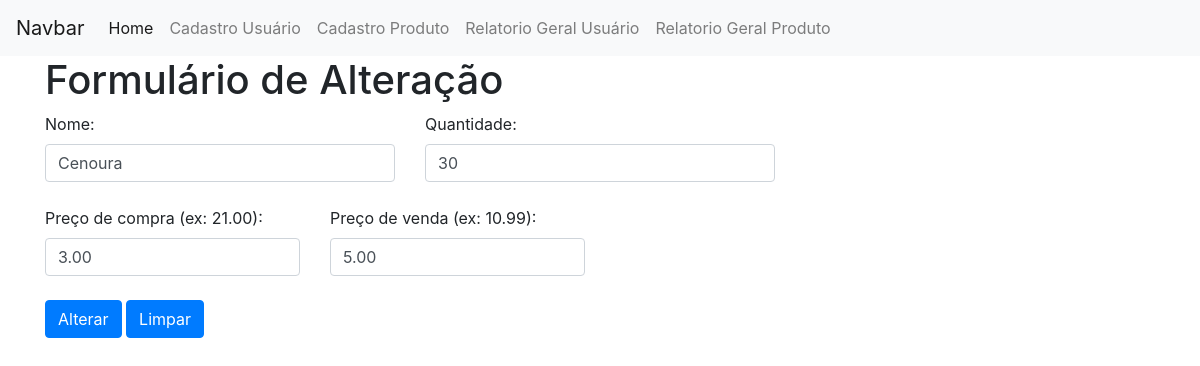
Page /view/alterarProduto.php?id=2 on the earlier database version.
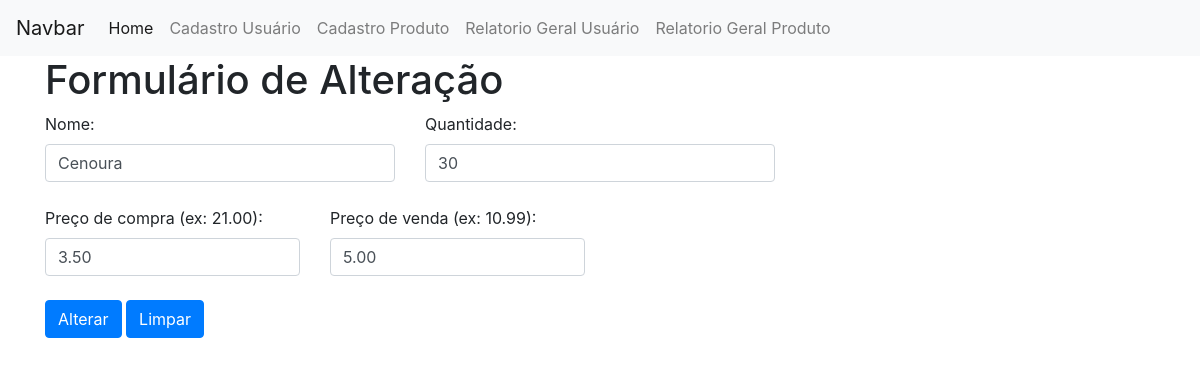
Same page on the later database version.
### tables this page shows
CREATE TABLE `produto` (
  `id` int(11) NOT NULL,
  `nomeProduto` varchar(150) NOT NULL,
  `qtd` int(11) NOT NULL,
  `precoCompra` decimal(10,2) NOT NULL,
  `precoVenda` decimal(10,2) NOT NULL,
  `dataCadastro` datetime NOT NULL,
  `dataAlteracao` timestamp NOT NULL DEFAULT current_timestamp() ON UPDATE current_timestamp(),
  `ativo` tinyint(4) NOT NULL
);

### model/Produto.php (called while the page is built, shortened)
<?php
class Produto
{
  private $conexao;
  function __construct()
  {
    include("Conexao.php");
    $conectar = new Conectar();
    $this->conexao = $conectar->conectar();
  }
  public function getConexao() {
    return $this->conexao;
  }
  public function relatorioUnico($id) {
    if ($this->getConexao()) {
      $query = "SELECT * FROM produto where id = " . $id;
      $busca = $this->conexao->query($query);
      $retornoBanco = array();
      while ($linha = $busca->fetch_assoc()) {
        $retornoBanco[] = $linha;
      }
      return $retornoBanco;
    } else {
      echo "Erro";
    }
  }
}

### model/Conexao.php (called while the page is built)
<?php
class Conectar
{
  private $host, $usuario, $senha, $database;
  private $conectar;
  function __construct(){
    $this->host = "localhost";
    $this->usuario = "root";
    $this->senha = "";
    $this->database = "unifamma";
  }
  public function conectar(){
    $this->conectar = new Mysqli($this->host,
                          $this->usuario,
                          $this->senha,
                          $this->database);
    return $this->getConectar();
  }
  public function getConectar(){
    return $this->conectar;
  }
}

### controller/relatorioProduto.php (called while the page is built)
<?php
  include ("../model/Produto.php");
  $objRelatorio = new Produto();
  if ($tipo=="produto"){
    $retorno = $objRelatorio->relatorioSimples();
    return $retorno;
  }elseif ($tipo=="unico") {
    $retorno = $objRelatorio->relatorioUnico($id);
    return $retorno;
  }
?>

### view/alterarProduto.php (the view, shortened to what the changed rows need)
<!DOCTYPE html>
<html lang="pt-br" dir="ltr">
  <head>
    <link rel="stylesheet" href="../bootstrap-4.1.3-dist/css/bootstrap.min.css">
  </head>
  <body>
    <div class="container">
      <h1>Formulário de Alteração</h1>
      <div class="row">
        <div class="col">
          <?php
          if ( !isset( $_GET ) || empty( $_GET ) ) {
          }else{
            if(empty($_GET["id"])){
              if ($_GET["mensagem"]){
                $mensagem = $_GET["mensagem"];
                if($mensagem=="sucesso"){
                  ?>
                  <div class="alert alert-success" role="alert">
                    Produto Alterado com sucesso!!!
                </div>
                <?php
                }elseif($mensagem=="erro") {
                ?>
                <div class="alert alert-danger" role="alert">
                  Ocorreu um erro ao alterar o Produto!!!
                </div>
                <?php
                }
              }
            }elseif(!empty($_GET["id"])){
            $id = $_GET["id"];
            $tipo = "unico";
            include("../controller/relatorioProduto.php");
            foreach ($retorno as $value){
              ?>
              <form action="../controller/alterarProdutos.php" method="post">
                <div class="row">
                  <div class="col-4">
                    <label for="nomeProduto">Nome:</label>
                    <input type="text" id="nomeProduto" name="nomeProduto" value='<?=$value["nomeProduto"];?>' class="form-control" placeholder="Nome do produto">
                  </div>
                  <div class="col-4">
                    <label for="qtd">Quantidade:</label>
                    <input type="number" id="qtd" name="qtd" value=<?=$value["qtd"];?> class="form-control" placeholder="Quantidade">
                  </div>
                </div>
                <div class="row">
                  <div class="col">
                  </div>
                </div>
                <div class="row">
                  <div class="col-3">
                    <label for="precoCompra">Preço de compra (ex: 21.00):</label>
                    <input type="floatval" id="precoCompra" name="precoCompra" value=<?=$value["precoCompra"];?> class="form-control" placeholder="Preço de compra">
                  </div>
                  <div class="col-3">
                    <label for="precoVenda">Preço de venda (ex: 10.99):</label>
                    <input type="floatval" id="precoVenda" name="precoVenda" value=<?=$value["precoVenda"];?> class="form-control" placeholder="Preço de venda">
                  </div>
                </div>
                <div class="row">
                  <div class="col">
                  </div>
                </div>
                <div class="row">
                  <div class="col-12">
                    <button type="submit" class="btn btn-primary">Alterar</button>
                    <button type="reset" class="btn btn-primary">Limpar</button>
                  </div>
                </div>
              </form>
            <?php
          }
        }
      }
 ?>  </div>
    </body>
    </html>

Differences in the rows shown:
changed produto "Cenoura": precoCompra "3.00" → "3.50"
